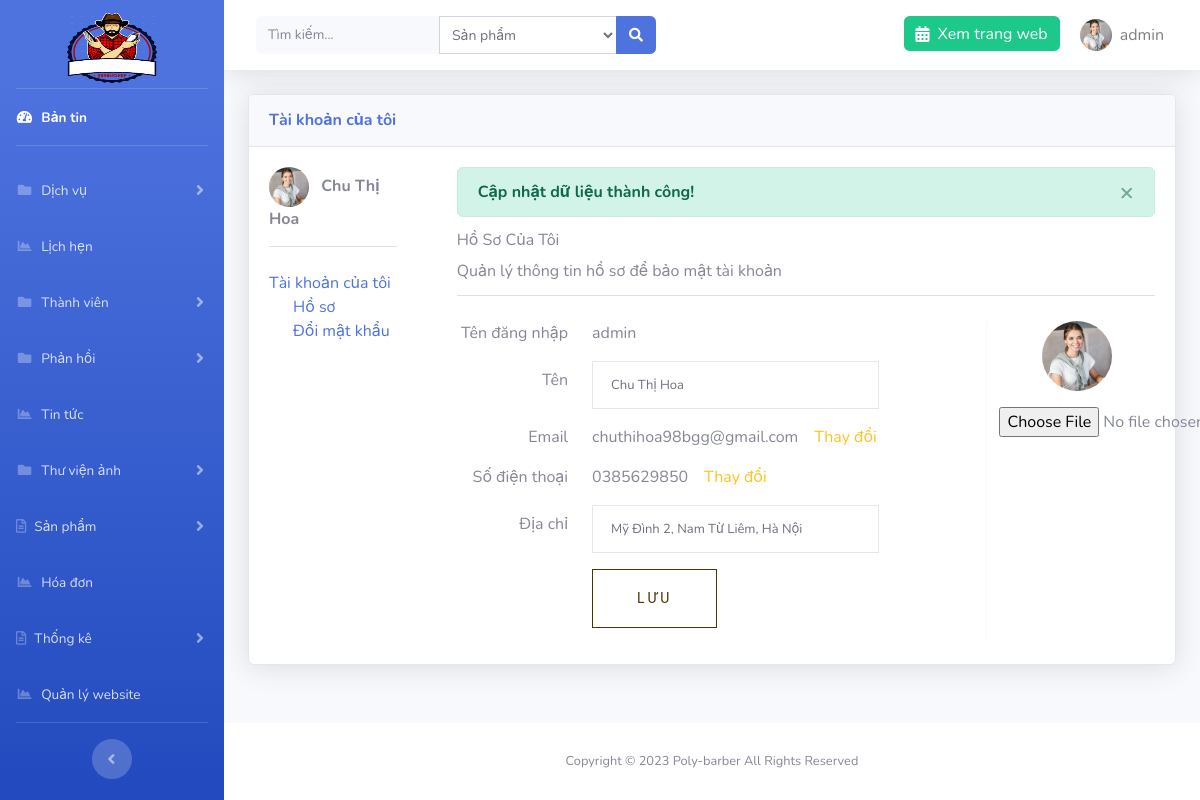
The app's page /admin/?page=profile (signed in) with its own data.
### tables this page shows
CREATE TABLE `setting` (
  `id` int(11) NOT NULL,
  `logo` varchar(191) NOT NULL,
  `file_ico` varchar(191) NOT NULL,
  `title` varchar(191) NOT NULL,
  `introduce` text NOT NULL,
  `slogan` varchar(191) NOT NULL
);

CREATE TABLE `users` (
  `id` int(11) NOT NULL,
  `account` varchar(191) NOT NULL,
  `password` varchar(191) NOT NULL,
  `name` varchar(191) NOT NULL,
  `address` varchar(255) NOT NULL,
  `phone` varchar(11) NOT NULL,
  `email` varchar(191) NOT NULL,
  `role` int(1) NOT NULL,
  `images` varchar(191) DEFAULT NULL,
  `code` varchar(191) DEFAULT NULL,
  `time_code` int(11) DEFAULT NULL
);

### libs/database.php (called while the page is built, shortened)
<?php
function connection()
{
    try {
       $conn = new PDO("mysql:host=localhost; dbname=cattoc; charset=utf8", "root", "");
    } catch (PDOException $e) {
        echo "Lỗi Kết nối" . $e->getMessage();
    }
    return $conn;
}
function query_limit($sql) {
    $conn = connection();
    try {
        $stmt = $conn->prepare($sql);
        $stmt->execute();
        $result = $stmt->fetch(PDO::FETCH_ASSOC);
        return $result;
    } catch (PDOException $e) {
        echo "Lỗi dữ liệu" . $e->getMessage();
    } finally {
        unset($conn);
    }
}
function listOne($table, $id, $value) {
    $conn = connection();
    try {
        $sql = "Select * from $table WHERE $id=:$id";
        $stmt = $conn->prepare($sql);
        $stmt->bindParam(":$id", $value);
        $stmt->execute();
        $result = $stmt->fetch(PDO::FETCH_ASSOC);
    } catch (PDOException $e) {
        echo "Lỗi không thể lấy dữ liệu" . $e->getMessage();
    } finally {
        unset($conn);
    }
    return $result;
}

### libs/setting.php (called while the page is built, shortened)
<?php
require_once "database.php";
function list_limit_setting(){
    $sql = "SELECT * from setting order by id limit 0,1";
    return query_limit($sql);
}

### libs/users.php (called while the page is built, shortened)
<?php
require_once "database.php";
function user_check($id,$value){
    return listOne('users',$id,$value);
}

### admin/account/profile.php (the view, shortened to what this page needs)
<div class="my-account">
        <p class="my-account-title">Hồ Sơ Của Tôi</p>
        <p>Quản lý thông tin hồ sơ để bảo mật tài khoản</p>
    </div>
    <form action="" method="post" enctype="multipart/form-data" novalidate class="needs-validation form-contact">
        <div class="row">
            <div class="col-9">
                <div class="form-group row">
                    <div for="" class="col-sm-3 text-right">Tên đăng nhập</div>
                    <div class="col-sm-9">
                        <span class=""><?= $user['account'] ?></span>
                    </div>
                </div>
                <div class="form-group row">
                    <label for="" class="col-sm-3  text-right col-form-label">Tên</label>
                    <div class="col-sm-9">
                        <input type="text" class="form-control w-75" name="name" id="" value="<?= $user['name'] ?>" title="Họ tên không bao gồm số" pattern="[a-zA-Z\s'-'\sáàảãạăâắằấầặẵẫậéèẻ ẽêẹếềểễệóòỏõọôốồổỗộ ơớờởỡợíìỉĩịđùúủũụưứ? ?ửữựÀÁÂÃÈÉÊÌÍÒÓÔÕÙÚĂĐĨŨƠ ƯĂẠẢẤẦẨẪẬẮẰẲẴẶẸẺẼ? ??ÊỀỂỄỆỈỊỌỎỐỒỔỖỘỚỜỞ ỠỢỤỨỪỬỮỰỲỴÝỶỸửữựỵ ỷỹ]{1,20}" required>
                    </div>
                </div>
                <div class="form-group row">
                    <div for="" class="col-sm-3 text-right">Email</div>
                    <div class="col-sm-9">
                        <span class=""><?= $user['email'] ?></span><a href="?page=profile&action=email" class="ml-3 change">Thay đổi</a>
                    </div>
                </div>
                <div class="form-group row">
                    <div for="" class="col-sm-3 text-right">Số điện thoại</div>
                    <div class="col-sm-9">
                        <span class=""><?= $user['phone'] ?></span><a href="?page=profile&action=phone" class="ml-3 change">Thay đổi</a>
                    </div>
                </div>
                <div class="form-group row">
                    <label for="" class="col-sm-3  text-right col-form-label">Địa chỉ</label>
                    <div class="col-sm-9">
                        <input type="text" class="form-control w-75" name="address" id="" value="<?= $user['address'] ?>" required>
                        <button class="button button-contactForm boxed-btn mt-3" name="btnUpdate" type="submit">Lưu</button>
                    </div>
                </div>
            </div>
            <div class="col-3 text-center border-left border-light">
                <img src="../images/users/<?= $user['images'] ?>" alt="" class="rounded-circle mb-3" width="70" height="70">
                <input type="file" name="images" id="">
            </div>
        </div>
    </form>

### admin/template/header.php (shortened to what this page needs)
<?php $setting = list_limit_setting(); ?>
<!DOCTYPE html>
<html lang="en">
<head>
    <link href="resource/vendor/fontawesome-free/css/all.min.css" rel="stylesheet" type="text/css">
    <link rel="stylesheet" href="resource/vendor/select2.min.css" />
<link rel="stylesheet" href="https://maxcdn.bootstrapcdn.com/bootstrap/4.4.1/css/bootstrap.min.css">
    <link href="resource/css/sb-admin-2.css" rel="stylesheet">
    <link href="resource/vendor/datatables/dataTables.bootstrap4.min.css" rel="stylesheet">
</head>
<body id="page-top">
    <div id="wrapper">
        <ul class="navbar-nav bg-gradient-primary sidebar sidebar-dark accordion" id="accordionSidebar">
            <a class="sidebar-brand d-flex align-items-center justify-content-center mb-3 pt-5" href="<?=ROOT?>admin">
                <img src="../images/<?=$setting['logo']?>" alt="logo" width="90" height="70">
            </a>
            <hr class="sidebar-divider my-0">
            <li class="nav-item active">
                <a class="nav-link" href="<?= ROOT ?>admin">
                    <i class="fas fa-fw fa-tachometer-alt"></i>
                    <span>Bản tin</span></a>
            </li>
            <hr class="sidebar-divider">
            <li class="nav-item">
                <a class="nav-link collapsed" href="#" data-toggle="collapse" data-target="#collapsePages" aria-expanded="true" aria-controls="collapsePages">
                    <i class="fas fa-fw fa-folder"></i>
                    <span>Dịch vụ</span>
                </a>
            </li>
            <li class="nav-item">
                <a class="nav-link" href="<?= ROOT ?>admin/?page=appointment">
                    <i class="fas fa-fw fa-chart-area"></i>
                    <span>Lịch hẹn</span></a>
            </li>
             <li class="nav-item">
                <a class="nav-link collapsed" href="#" data-toggle="collapse" data-target="#collapsePages2" aria-expanded="true" aria-controls="collapsePages">
                    <i class="fas fa-fw fa-folder"></i>
                    <span>Thành viên</span>
                </a>
            </li>
             <li class="nav-item">
                <a class="nav-link collapsed" href="#" data-toggle="collapse" data-target="#collapsePages3" aria-expanded="true" aria-controls="collapsePages">
                    <i class="fas fa-fw fa-folder"></i>
                    <span>Phản hồi</span>
                </a>
            </li>
               <li class="nav-item">
                <a class="nav-link" href="<?= ROOT ?>admin/?page=new">
                    <i class="fas fa-fw fa-chart-area"></i>
                    <span>Tin tức</span></a>
            </li>
  <li class="nav-item">
                <a class="nav-link collapsed" href="#" data-toggle="collapse" data-target="#collapsePages4" aria-expanded="true" aria-controls="collapsePages">
                    <i class="fas fa-fw fa-folder"></i>
                    <span>Thư viện ảnh</span>
                </a>
            </li>
            <li class="nav-item">
                <a class="nav-link collapsed" href="#" data-toggle="collapse" data-target="#collapseTwo" aria-expanded="true" aria-controls="collapseTwo">
                    <i class="far fa-file-alt"></i>
                    <span>Sản phẩm</span>
                </a>
            </li>
            <li class="nav-item">
                <a class="nav-link" href="<?= ROOT ?>admin/?page=order">
                    <i class="fas fa-fw fa-chart-area"></i>
                    <span>Hóa đơn</span></a>
            </li>
            <li class="nav-item">
                <a class="nav-link collapsed" href="#" data-toggle="collapse" data-target="#collapseTwo1" aria-expanded="true" aria-controls="collapseTwo">
                    <i class="far fa-file-alt"></i>
                    <span>Thống kê</span>
                </a>
            </li>
               <li class="nav-item">
                <a class="nav-link" href="<?= ROOT ?>admin/?page=setting">
                    <i class="fas fa-fw fa-chart-area"></i>
                    <span>Quản lý website</span></a>
            </li>
            <hr class="sidebar-divider d-none d-md-block">
            <div class="text-center d-none d-md-inline">
                <button class="rounded-circle border-0" id="sidebarToggle"></button>
            </div>
        </ul>
        <div id="content-wrapper" class="d-flex flex-column">
            <div id="content">
                <nav class="navbar navbar-expand navbar-light bg-white topbar mb-4 static-top shadow">
                    <form class="d-none d-sm-inline-block form-inline mr-auto ml-md-3 my-2 my-md-0 mw-100 navbar-search" method="POST" action="<?= ROOT ?>admin/search.php">
                        <div class="input-group">
                            <input name="keyword" type="text" title="Vui lòng nhập nội dung tìm kiếm" class="form-control bg-light border-0 small" placeholder="Tìm kiếm..." aria-label="Search" aria-describedby="basic-addon2" required>
                            <select name="select_search" id="" class="form-control form-control-sm select-search">
                        <option value="1">Sản phẩm</option>
                    </select>
                            <div class="input-group-append">
                                <button class="btn btn-primary" type="submit">
                                    <i class="fas fa-search fa-sm"></i>
                                </button>
                            </div>
                        </div>
                    </form>
                    <ul class="navbar-nav ml-auto">
                        <li class="nav-item no-arrow">
                            <a href="<?=ROOT?>" class="nav-link bg-success text-white h-50 mt-3 rounded"><i class="fas fa-calendar-alt mr-2"></i>Xem trang web</a>
                        </li>
                        <li class="nav-item dropdown no-arrow">
                            <a class="nav-link dropdown-toggle" href="" id="userDropdown" role="button" data-toggle="dropdown" aria-haspopup="true" aria-expanded="false">
                                <img class="img-profile rounded-circle" src="../images/users/<?=$_SESSION['user']['images']?>">
                                <span class="ml-2 mr-2 text-black-50"><?=$_SESSION['user']['account']?></span>
                            </a>
                        </li>
                    </ul>
                </nav>

### admin/account/index.php (shortened to what this page needs)
<?php
    $user = user_check('id',$_SESSION['user']['id']);
?>
<div class="container-fluid">
    <div class="card shadow mb-4">
        <div class="card-header py-3">
            <h6 class="m-0 font-weight-bold text-primary">Tài khoản của tôi</h6>
        </div>
        <div class="card-body">
        <div class="section-padding">
        <div class="row">
            <div class="col-2 mb-5">
                <div class="avatar_user mb-4">
                    <img src="../images/users/<?= $user['images'] ?>" alt="" class="rounded-circle mr-2" width="40"
                        height="40">
                    <strong href="?page=profile&action=profile"><?= $user['name'] ?></strong>
                </div>
                <ul class="nav flex-column">
                    <li class="nav-item"><a class="nav_link" href="<?=ROOT?>admin/?page=profile&action=profile">Tài khoản của tôi</a>
                        <ul class="nav flex-column ml-4">
                            <li class="nav-item"><a class="nav_link" href="<?=ROOT?>admin/?page=profile&action=profile">Hồ sơ</a></li>
                            <li class="nav-item"><a class="nav_link" href="<?=ROOT?>admin/?page=profile&action=password">Đổi mật khẩu</a>
                            </li>
                        </ul>
                    </li>
                </ul>
            </div>
            <div class="col-10 pl-5">
                <?php if(isset($_SESSION['message'])): ?>
                <div class="alert alert-success alert-dismissible fade show" role="alert">
                    <strong>Cập nhật dữ liệu thành công!</strong>
                    <button type="button" class="close" data-dismiss="alert" aria-label="Close">
                        <span aria-hidden="true">&times;</span>
                    </button>
                </div>
                <?php endif; ?>
                <?php
      $action = isset($_GET['action']) ? $_GET['action'] : '';
      switch ($action) {
        case '':
        case 'profile':
          include_once "account/profile.php";
          break;
      }
      ?>
            </div>
        </div>
</div>
        </div>
    </div>
</div>

### records on screen
setting: logo (picture)
users: images (picture), name "Chu Thị Hoa", account "admin", email "chuthihoa98bgg@gmail.com", phone "0385629850", address "Mỹ Đình 2, Nam Từ Liêm, Hà Nội"

### other values on screen
$_SESSION['user']['account'] "admin"
